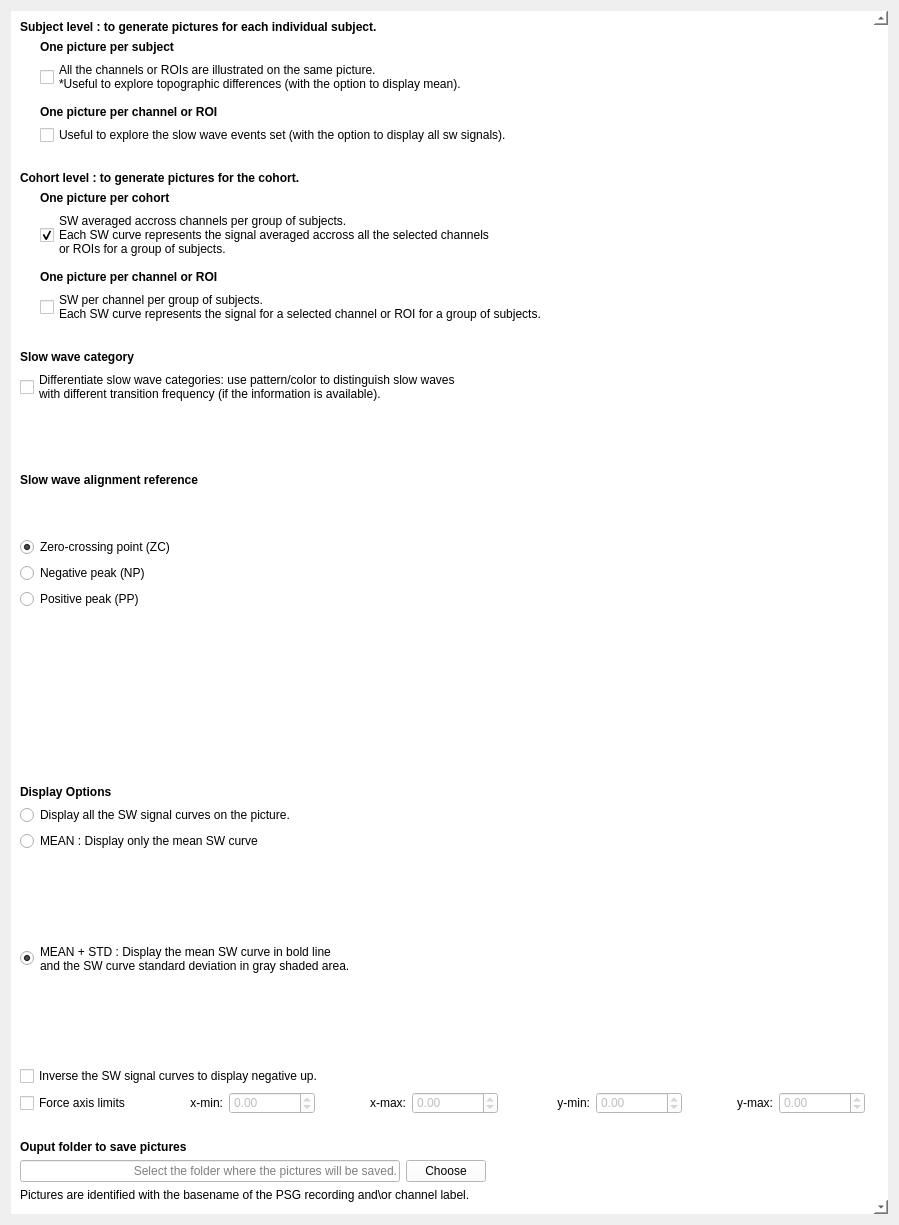
<?xml version="1.0" encoding="UTF-8"?>
<ui version="4.0">
 <class>OutputFiles</class>
 <widget class="QWidget" name="OutputFiles">
  <property name="geometry">
   <rect>
    <x>0</x>
    <y>0</y>
    <width>899</width>
    <height>1225</height>
   </rect>
  </property>
  <property name="windowTitle">
   <string/>
  </property>
  <property name="styleSheet">
   <string notr="true">font: 12pt &quot;Roboto&quot;;</string>
  </property>
  <layout class="QVBoxLayout" name="verticalLayout_5">
   <item>
    <widget class="QScrollArea" name="scrollArea">
     <property name="sizePolicy">
      <sizepolicy hsizetype="Expanding" vsizetype="Expanding">
       <horstretch>0</horstretch>
       <verstretch>0</verstretch>
      </sizepolicy>
     </property>
     <property name="minimumSize">
      <size>
       <width>0</width>
       <height>0</height>
      </size>
     </property>
     <property name="maximumSize">
      <size>
       <width>16777215</width>
       <height>16777215</height>
      </size>
     </property>
     <property name="styleSheet">
      <string notr="true">background-color: rgb(255, 255, 255);</string>
     </property>
     <property name="frameShape">
      <enum>QFrame::NoFrame</enum>
     </property>
     <property name="frameShadow">
      <enum>QFrame::Plain</enum>
     </property>
     <property name="lineWidth">
      <number>0</number>
     </property>
     <property name="verticalScrollBarPolicy">
      <enum>Qt::ScrollBarAlwaysOn</enum>
     </property>
     <property name="horizontalScrollBarPolicy">
      <enum>Qt::ScrollBarAlwaysOff</enum>
     </property>
     <property name="widgetResizable">
      <bool>true</bool>
     </property>
     <property name="alignment">
      <set>Qt::AlignLeading|Qt::AlignLeft|Qt::AlignTop</set>
     </property>
     <widget class="QWidget" name="scrollAreaWidgetContents">
      <property name="geometry">
       <rect>
        <x>0</x>
        <y>0</y>
        <width>864</width>
        <height>1200</height>
       </rect>
      </property>
      <property name="sizePolicy">
       <sizepolicy hsizetype="Preferred" vsizetype="Maximum">
        <horstretch>0</horstretch>
        <verstretch>1</verstretch>
       </sizepolicy>
      </property>
      <property name="minimumSize">
       <size>
        <width>862</width>
        <height>1200</height>
       </size>
      </property>
      <property name="maximumSize">
       <size>
        <width>900</width>
        <height>1200</height>
       </size>
      </property>
      <property name="layoutDirection">
       <enum>Qt::LeftToRight</enum>
      </property>
      <layout class="QVBoxLayout" name="verticalLayout_8">
       <item>
        <layout class="QVBoxLayout" name="verticalLayout_10">
         <item>
          <widget class="QLabel" name="label_3">
           <property name="text">
            <string>&lt;html&gt;&lt;head/&gt;&lt;body&gt;&lt;p&gt;&lt;span style=&quot; font-weight:600;&quot;&gt;Subject level : to generate pictures for each individual subject.&lt;/span&gt;&lt;/p&gt;&lt;/body&gt;&lt;/html&gt;</string>
           </property>
          </widget>
         </item>
         <item>
          <layout class="QHBoxLayout" name="horizontalLayout">
           <item>
            <spacer name="horizontalSpacer_2">
             <property name="orientation">
              <enum>Qt::Horizontal</enum>
             </property>
             <property name="sizeType">
              <enum>QSizePolicy::Fixed</enum>
             </property>
             <property name="sizeHint" stdset="0">
              <size>
               <width>20</width>
               <height>20</height>
              </size>
             </property>
            </spacer>
           </item>
           <item>
            <layout class="QVBoxLayout" name="verticalLayout">
             <item>
              <widget class="QLabel" name="label_9">
               <property name="text">
                <string>&lt;html&gt;&lt;head/&gt;&lt;body&gt;&lt;p&gt;&lt;span style=&quot; font-weight:600;&quot;&gt;One picture per subject&lt;/span&gt;&lt;/p&gt;&lt;/body&gt;&lt;/html&gt;</string>
               </property>
              </widget>
             </item>
             <item>
              <widget class="QCheckBox" name="checkBox_subject_avg">
               <property name="text">
                <string>All the channels or ROIs are illustrated on the same picture.
*Useful to explore topographic differences (with the option to display mean).</string>
               </property>
              </widget>
             </item>
             <item>
              <spacer name="verticalSpacer_6">
               <property name="orientation">
                <enum>Qt::Vertical</enum>
               </property>
               <property name="sizeType">
                <enum>QSizePolicy::Fixed</enum>
               </property>
               <property name="sizeHint" stdset="0">
                <size>
                 <width>20</width>
                 <height>5</height>
                </size>
               </property>
              </spacer>
             </item>
             <item>
              <widget class="QLabel" name="label_10">
               <property name="text">
                <string>&lt;html&gt;&lt;head/&gt;&lt;body&gt;&lt;p&gt;&lt;span style=&quot; font-weight:600;&quot;&gt;One picture per channel or ROI&lt;/span&gt;&lt;/p&gt;&lt;/body&gt;&lt;/html&gt;</string>
               </property>
              </widget>
             </item>
             <item>
              <widget class="QCheckBox" name="checkBox_subject_sel">
               <property name="text">
                <string>Useful to explore the slow wave events set (with the option to display all sw signals).</string>
               </property>
              </widget>
             </item>
            </layout>
           </item>
          </layout>
         </item>
        </layout>
       </item>
       <item>
        <spacer name="verticalSpacer_3">
         <property name="orientation">
          <enum>Qt::Vertical</enum>
         </property>
         <property name="sizeType">
          <enum>QSizePolicy::Fixed</enum>
         </property>
         <property name="sizeHint" stdset="0">
          <size>
           <width>20</width>
           <height>20</height>
          </size>
         </property>
        </spacer>
       </item>
       <item>
        <layout class="QVBoxLayout" name="verticalLayout_11">
         <property name="sizeConstraint">
          <enum>QLayout::SetNoConstraint</enum>
         </property>
         <item>
          <widget class="QLabel" name="label_2">
           <property name="text">
            <string>&lt;html&gt;&lt;head/&gt;&lt;body&gt;&lt;p&gt;&lt;span style=&quot; font-weight:600;&quot;&gt;Cohort level : to generate pictures for the cohort.&lt;/span&gt;&lt;/p&gt;&lt;/body&gt;&lt;/html&gt;</string>
           </property>
          </widget>
         </item>
         <item>
          <layout class="QHBoxLayout" name="horizontalLayout_2">
           <item>
            <spacer name="horizontalSpacer">
             <property name="orientation">
              <enum>Qt::Horizontal</enum>
             </property>
             <property name="sizeType">
              <enum>QSizePolicy::Fixed</enum>
             </property>
             <property name="sizeHint" stdset="0">
              <size>
               <width>20</width>
               <height>20</height>
              </size>
             </property>
            </spacer>
           </item>
           <item>
            <layout class="QVBoxLayout" name="verticalLayout_2">
             <item>
              <widget class="QLabel" name="label_11">
               <property name="text">
                <string>&lt;html&gt;&lt;head/&gt;&lt;body&gt;&lt;p&gt;&lt;span style=&quot; font-weight:600;&quot;&gt;One picture per cohort&lt;/span&gt;&lt;/p&gt;&lt;/body&gt;&lt;/html&gt;</string>
               </property>
              </widget>
             </item>
             <item>
              <widget class="QCheckBox" name="checkBox_cohort_avg">
               <property name="text">
                <string>SW averaged accross channels per group of subjects.
Each SW curve represents the signal averaged accross all the selected channels
or ROIs for a group of subjects.</string>
               </property>
               <property name="checked">
                <bool>true</bool>
               </property>
              </widget>
             </item>
             <item>
              <spacer name="verticalSpacer_7">
               <property name="orientation">
                <enum>Qt::Vertical</enum>
               </property>
               <property name="sizeType">
                <enum>QSizePolicy::Fixed</enum>
               </property>
               <property name="sizeHint" stdset="0">
                <size>
                 <width>20</width>
                 <height>5</height>
                </size>
               </property>
              </spacer>
             </item>
             <item>
              <widget class="QLabel" name="label_12">
               <property name="text">
                <string>&lt;html&gt;&lt;head/&gt;&lt;body&gt;&lt;p&gt;&lt;span style=&quot; font-weight:600;&quot;&gt;One picture per channel or ROI&lt;/span&gt;&lt;/p&gt;&lt;/body&gt;&lt;/html&gt;</string>
               </property>
              </widget>
             </item>
             <item>
              <widget class="QCheckBox" name="checkBox_cohort_sel">
               <property name="text">
                <string>SW per channel per group of subjects.
Each SW curve represents the signal for a selected channel or ROI for a group of subjects.</string>
               </property>
              </widget>
             </item>
            </layout>
           </item>
          </layout>
         </item>
        </layout>
       </item>
       <item>
        <spacer name="verticalSpacer_4">
         <property name="orientation">
          <enum>Qt::Vertical</enum>
         </property>
         <property name="sizeType">
          <enum>QSizePolicy::Fixed</enum>
         </property>
         <property name="sizeHint" stdset="0">
          <size>
           <width>20</width>
           <height>20</height>
          </size>
         </property>
        </spacer>
       </item>
       <item>
        <layout class="QVBoxLayout" name="verticalLayout_7">
         <item>
          <widget class="QLabel" name="label_8">
           <property name="text">
            <string>&lt;html&gt;&lt;head/&gt;&lt;body&gt;&lt;p&gt;&lt;span style=&quot; font-weight:600;&quot;&gt;Slow wave category&lt;/span&gt;&lt;/p&gt;&lt;/body&gt;&lt;/html&gt;</string>
           </property>
          </widget>
         </item>
         <item>
          <widget class="QCheckBox" name="checkBox_category">
           <property name="text">
            <string>Differentiate slow wave categories: use pattern/color to distinguish slow waves
with different transition frequency (if the information is available).</string>
           </property>
          </widget>
         </item>
        </layout>
       </item>
       <item>
        <spacer name="verticalSpacer_8">
         <property name="orientation">
          <enum>Qt::Vertical</enum>
         </property>
         <property name="sizeType">
          <enum>QSizePolicy::Fixed</enum>
         </property>
         <property name="sizeHint" stdset="0">
          <size>
           <width>20</width>
           <height>20</height>
          </size>
         </property>
        </spacer>
       </item>
       <item>
        <layout class="QHBoxLayout" name="horizontalLayout_6">
         <item>
          <layout class="QVBoxLayout" name="verticalLayout_6">
           <item>
            <widget class="QLabel" name="label_6">
             <property name="text">
              <string>&lt;html&gt;&lt;head/&gt;&lt;body&gt;&lt;p&gt;&lt;span style=&quot; font-weight:600;&quot;&gt;Slow wave alignment reference&lt;/span&gt;&lt;/p&gt;&lt;/body&gt;&lt;/html&gt;</string>
             </property>
            </widget>
           </item>
           <item>
            <layout class="QVBoxLayout" name="verticalLayout_4">
             <property name="sizeConstraint">
              <enum>QLayout::SetMinimumSize</enum>
             </property>
             <item>
              <widget class="QRadioButton" name="radioButton_zc">
               <property name="text">
                <string>Zero-crossing point (ZC)</string>
               </property>
               <property name="checked">
                <bool>true</bool>
               </property>
               <attribute name="buttonGroup">
                <string notr="true">buttonGroup_align</string>
               </attribute>
              </widget>
             </item>
             <item>
              <widget class="QRadioButton" name="radioButton_np">
               <property name="text">
                <string>Negative peak (NP)</string>
               </property>
               <attribute name="buttonGroup">
                <string notr="true">buttonGroup_align</string>
               </attribute>
              </widget>
             </item>
             <item>
              <widget class="QRadioButton" name="radioButton_pp">
               <property name="text">
                <string>Positive peak (PP)</string>
               </property>
               <attribute name="buttonGroup">
                <string notr="true">buttonGroup_align</string>
               </attribute>
              </widget>
             </item>
             <item>
              <spacer name="verticalSpacer">
               <property name="orientation">
                <enum>Qt::Vertical</enum>
               </property>
               <property name="sizeType">
                <enum>QSizePolicy::Fixed</enum>
               </property>
               <property name="sizeHint" stdset="0">
                <size>
                 <width>20</width>
                 <height>150</height>
                </size>
               </property>
              </spacer>
             </item>
            </layout>
           </item>
          </layout>
         </item>
         <item>
          <layout class="QHBoxLayout" name="horizontalLayout_4">
           <item>
            <spacer name="horizontalSpacer_5">
             <property name="orientation">
              <enum>Qt::Horizontal</enum>
             </property>
             <property name="sizeType">
              <enum>QSizePolicy::Fixed</enum>
             </property>
             <property name="sizeHint" stdset="0">
              <size>
               <width>130</width>
               <height>20</height>
              </size>
             </property>
            </spacer>
           </item>
           <item>
            <widget class="QLabel" name="label_7">
             <property name="sizePolicy">
              <sizepolicy hsizetype="Expanding" vsizetype="Expanding">
               <horstretch>0</horstretch>
               <verstretch>0</verstretch>
              </sizepolicy>
             </property>
             <property name="minimumSize">
              <size>
               <width>0</width>
               <height>250</height>
              </size>
             </property>
             <property name="contextMenuPolicy">
              <enum>Qt::NoContextMenu</enum>
             </property>
             <property name="layoutDirection">
              <enum>Qt::LeftToRight</enum>
             </property>
             <property name="autoFillBackground">
              <bool>true</bool>
             </property>
             <property name="lineWidth">
              <number>0</number>
             </property>
             <property name="text">
              <string/>
             </property>
             <property name="pixmap">
              <pixmap resource="sw_signal_curve.qrc">:/sw_signal_curve/SW_signal_curve.png</pixmap>
             </property>
             <property name="scaledContents">
              <bool>false</bool>
             </property>
             <property name="alignment">
              <set>Qt::AlignCenter</set>
             </property>
             <property name="wordWrap">
              <bool>false</bool>
             </property>
             <property name="margin">
              <number>0</number>
             </property>
             <property name="indent">
              <number>0</number>
             </property>
            </widget>
           </item>
           <item>
            <spacer name="horizontalSpacer_4">
             <property name="orientation">
              <enum>Qt::Horizontal</enum>
             </property>
             <property name="sizeType">
              <enum>QSizePolicy::Expanding</enum>
             </property>
             <property name="sizeHint" stdset="0">
              <size>
               <width>40</width>
               <height>20</height>
              </size>
             </property>
            </spacer>
           </item>
          </layout>
         </item>
        </layout>
       </item>
       <item>
        <spacer name="verticalSpacer_9">
         <property name="orientation">
          <enum>Qt::Vertical</enum>
         </property>
         <property name="sizeType">
          <enum>QSizePolicy::Fixed</enum>
         </property>
         <property name="sizeHint" stdset="0">
          <size>
           <width>20</width>
           <height>20</height>
          </size>
         </property>
        </spacer>
       </item>
       <item>
        <layout class="QVBoxLayout" name="verticalLayout_3">
         <item>
          <widget class="QLabel" name="label">
           <property name="text">
            <string>&lt;html&gt;&lt;head/&gt;&lt;body&gt;&lt;p&gt;&lt;span style=&quot; font-weight:600;&quot;&gt;Display Options&lt;/span&gt;&lt;/p&gt;&lt;/body&gt;&lt;/html&gt;</string>
           </property>
          </widget>
         </item>
         <item>
          <widget class="QRadioButton" name="radioButton_all">
           <property name="text">
            <string>Display all the SW signal curves on the picture.</string>
           </property>
           <attribute name="buttonGroup">
            <string notr="true">buttonGroup_mean</string>
           </attribute>
          </widget>
         </item>
         <item>
          <widget class="QRadioButton" name="radioButton_mean">
           <property name="text">
            <string>MEAN : Display only the mean SW curve</string>
           </property>
           <attribute name="buttonGroup">
            <string notr="true">buttonGroup_mean</string>
           </attribute>
          </widget>
         </item>
         <item>
          <widget class="QRadioButton" name="radioButton_meanstd">
           <property name="sizePolicy">
            <sizepolicy hsizetype="Expanding" vsizetype="Expanding">
             <horstretch>0</horstretch>
             <verstretch>0</verstretch>
            </sizepolicy>
           </property>
           <property name="minimumSize">
            <size>
             <width>0</width>
             <height>0</height>
            </size>
           </property>
           <property name="text">
            <string>MEAN + STD : Display the mean SW curve in bold line
and the SW curve standard deviation in gray shaded area.</string>
           </property>
           <property name="checked">
            <bool>true</bool>
           </property>
           <attribute name="buttonGroup">
            <string notr="true">buttonGroup_mean</string>
           </attribute>
          </widget>
         </item>
         <item>
          <widget class="QCheckBox" name="checkBox_inverse">
           <property name="text">
            <string>Inverse the SW signal curves to display negative up.</string>
           </property>
          </widget>
         </item>
         <item>
          <layout class="QHBoxLayout" name="horizontalLayout_5">
           <item>
            <widget class="QCheckBox" name="checkBox_force_axis">
             <property name="toolTip">
              <string>Enable this option for consistent axes across all pictures and define the axes limits. Otherwise, the axes are automatically determined based on the data.</string>
             </property>
             <property name="text">
              <string>Force axis limits</string>
             </property>
            </widget>
           </item>
           <item>
            <widget class="QLabel" name="label_13">
             <property name="text">
              <string>x-min:</string>
             </property>
             <property name="alignment">
              <set>Qt::AlignRight|Qt::AlignTrailing|Qt::AlignVCenter</set>
             </property>
            </widget>
           </item>
           <item>
            <widget class="QDoubleSpinBox" name="doubleSpinBox_xmin">
             <property name="enabled">
              <bool>false</bool>
             </property>
             <property name="minimum">
              <double>-5.000000000000000</double>
             </property>
             <property name="maximum">
              <double>5.000000000000000</double>
             </property>
             <property name="singleStep">
              <double>0.500000000000000</double>
             </property>
            </widget>
           </item>
           <item>
            <widget class="QLabel" name="label_14">
             <property name="text">
              <string>x-max:</string>
             </property>
             <property name="alignment">
              <set>Qt::AlignRight|Qt::AlignTrailing|Qt::AlignVCenter</set>
             </property>
            </widget>
           </item>
           <item>
            <widget class="QDoubleSpinBox" name="doubleSpinBox_xmax">
             <property name="enabled">
              <bool>false</bool>
             </property>
             <property name="minimum">
              <double>-5.000000000000000</double>
             </property>
             <property name="maximum">
              <double>5.000000000000000</double>
             </property>
             <property name="singleStep">
              <double>0.500000000000000</double>
             </property>
            </widget>
           </item>
           <item>
            <widget class="QLabel" name="label_15">
             <property name="text">
              <string>y-min:</string>
             </property>
             <property name="alignment">
              <set>Qt::AlignRight|Qt::AlignTrailing|Qt::AlignVCenter</set>
             </property>
            </widget>
           </item>
           <item>
            <widget class="QDoubleSpinBox" name="doubleSpinBox_ymin">
             <property name="enabled">
              <bool>false</bool>
             </property>
             <property name="minimum">
              <double>-500.000000000000000</double>
             </property>
             <property name="maximum">
              <double>500.000000000000000</double>
             </property>
             <property name="singleStep">
              <double>50.000000000000000</double>
             </property>
            </widget>
           </item>
           <item>
            <widget class="QLabel" name="label_16">
             <property name="text">
              <string>y-max:</string>
             </property>
             <property name="alignment">
              <set>Qt::AlignRight|Qt::AlignTrailing|Qt::AlignVCenter</set>
             </property>
            </widget>
           </item>
           <item>
            <widget class="QDoubleSpinBox" name="doubleSpinBox_ymax">
             <property name="enabled">
              <bool>false</bool>
             </property>
             <property name="minimum">
              <double>-500.000000000000000</double>
             </property>
             <property name="maximum">
              <double>500.000000000000000</double>
             </property>
             <property name="singleStep">
              <double>50.000000000000000</double>
             </property>
            </widget>
           </item>
          </layout>
         </item>
        </layout>
       </item>
       <item>
        <spacer name="verticalSpacer_5">
         <property name="orientation">
          <enum>Qt::Vertical</enum>
         </property>
         <property name="sizeType">
          <enum>QSizePolicy::Fixed</enum>
         </property>
         <property name="sizeHint" stdset="0">
          <size>
           <width>20</width>
           <height>20</height>
          </size>
         </property>
        </spacer>
       </item>
       <item>
        <layout class="QVBoxLayout" name="verticalLayout_9">
         <item>
          <widget class="QLabel" name="label_4">
           <property name="text">
            <string>&lt;html&gt;&lt;head/&gt;&lt;body&gt;&lt;p&gt;&lt;span style=&quot; font-weight:600;&quot;&gt;Ouput folder to save pictures&lt;/span&gt;&lt;/p&gt;&lt;/body&gt;&lt;/html&gt;</string>
           </property>
          </widget>
         </item>
         <item>
          <layout class="QHBoxLayout" name="horizontalLayout_3">
           <item>
            <widget class="QLineEdit" name="lineEdit_output">
             <property name="minimumSize">
              <size>
               <width>0</width>
               <height>0</height>
              </size>
             </property>
             <property name="maximumSize">
              <size>
               <width>900</width>
               <height>16777215</height>
              </size>
             </property>
             <property name="alignment">
              <set>Qt::AlignRight|Qt::AlignTrailing|Qt::AlignVCenter</set>
             </property>
             <property name="placeholderText">
              <string>Select the folder where the pictures will be saved.</string>
             </property>
            </widget>
           </item>
           <item>
            <widget class="QPushButton" name="pushButton_choose">
             <property name="minimumSize">
              <size>
               <width>80</width>
               <height>0</height>
              </size>
             </property>
             <property name="maximumSize">
              <size>
               <width>50</width>
               <height>16777215</height>
              </size>
             </property>
             <property name="text">
              <string>Choose</string>
             </property>
            </widget>
           </item>
           <item>
            <spacer name="horizontalSpacer_3">
             <property name="orientation">
              <enum>Qt::Horizontal</enum>
             </property>
             <property name="sizeType">
              <enum>QSizePolicy::Expanding</enum>
             </property>
             <property name="sizeHint" stdset="0">
              <size>
               <width>40</width>
               <height>20</height>
              </size>
             </property>
            </spacer>
           </item>
          </layout>
         </item>
         <item>
          <widget class="QLabel" name="label_5">
           <property name="text">
            <string>Pictures are identified with the basename of the PSG recording and\or channel label.</string>
           </property>
          </widget>
         </item>
        </layout>
       </item>
      </layout>
     </widget>
    </widget>
   </item>
  </layout>
 </widget>
 <resources>
  <include location="../../../../../scinodes_poc/src/main/python/ui/themes/themes.qrc"/>
  <include location="sw_signal_curve.qrc"/>
 </resources>
 <connections>
  <connection>
   <sender>pushButton_choose</sender>
   <signal>clicked()</signal>
   <receiver>OutputFiles</receiver>
   <slot>choose_slot()</slot>
   <hints>
    <hint type="sourcelabel">
     <x>677</x>
     <y>421</y>
    </hint>
    <hint type="destinationlabel">
     <x>624</x>
     <y>308</y>
    </hint>
   </hints>
  </connection>
  <connection>
   <sender>checkBox_cohort_avg</sender>
   <signal>clicked()</signal>
   <receiver>OutputFiles</receiver>
   <slot>out_options_slot()</slot>
   <hints>
    <hint type="sourcelabel">
     <x>459</x>
     <y>228</y>
    </hint>
    <hint type="destinationlabel">
     <x>446</x>
     <y>312</y>
    </hint>
   </hints>
  </connection>
  <connection>
   <sender>checkBox_cohort_sel</sender>
   <signal>clicked()</signal>
   <receiver>OutputFiles</receiver>
   <slot>out_options_slot()</slot>
   <hints>
    <hint type="sourcelabel">
     <x>459</x>
     <y>286</y>
    </hint>
    <hint type="destinationlabel">
     <x>446</x>
     <y>312</y>
    </hint>
   </hints>
  </connection>
  <connection>
   <sender>checkBox_subject_avg</sender>
   <signal>clicked()</signal>
   <receiver>OutputFiles</receiver>
   <slot>out_options_slot()</slot>
   <hints>
    <hint type="sourcelabel">
     <x>459</x>
     <y>58</y>
    </hint>
    <hint type="destinationlabel">
     <x>446</x>
     <y>312</y>
    </hint>
   </hints>
  </connection>
  <connection>
   <sender>checkBox_subject_sel</sender>
   <signal>clicked()</signal>
   <receiver>OutputFiles</receiver>
   <slot>out_options_slot()</slot>
   <hints>
    <hint type="sourcelabel">
     <x>459</x>
     <y>124</y>
    </hint>
    <hint type="destinationlabel">
     <x>446</x>
     <y>312</y>
    </hint>
   </hints>
  </connection>
  <connection>
   <sender>buttonGroup_align</sender>
   <signal>buttonClicked(QAbstractButton*)</signal>
   <receiver>OutputFiles</receiver>
   <slot>out_options_slot()</slot>
   <hints>
    <hint type="sourcelabel">
     <x>-1</x>
     <y>-1</y>
    </hint>
    <hint type="destinationlabel">
     <x>469</x>
     <y>496</y>
    </hint>
   </hints>
  </connection>
  <connection>
   <sender>buttonGroup_mean</sender>
   <signal>buttonClicked(QAbstractButton*)</signal>
   <receiver>OutputFiles</receiver>
   <slot>out_options_slot()</slot>
   <hints>
    <hint type="sourcelabel">
     <x>-1</x>
     <y>-1</y>
    </hint>
    <hint type="destinationlabel">
     <x>445</x>
     <y>496</y>
    </hint>
   </hints>
  </connection>
  <connection>
   <sender>checkBox_force_axis</sender>
   <signal>clicked()</signal>
   <receiver>OutputFiles</receiver>
   <slot>out_options_slot()</slot>
   <hints>
    <hint type="sourcelabel">
     <x>77</x>
     <y>902</y>
    </hint>
    <hint type="destinationlabel">
     <x>447</x>
     <y>561</y>
    </hint>
   </hints>
  </connection>
 </connections>
 <slots>
  <slot>choose_slot()</slot>
  <slot>out_options_slot()</slot>
 </slots>
 <buttongroups>
  <buttongroup name="buttonGroup_mean"/>
  <buttongroup name="buttonGroup_align"/>
 </buttongroups>
</ui>
